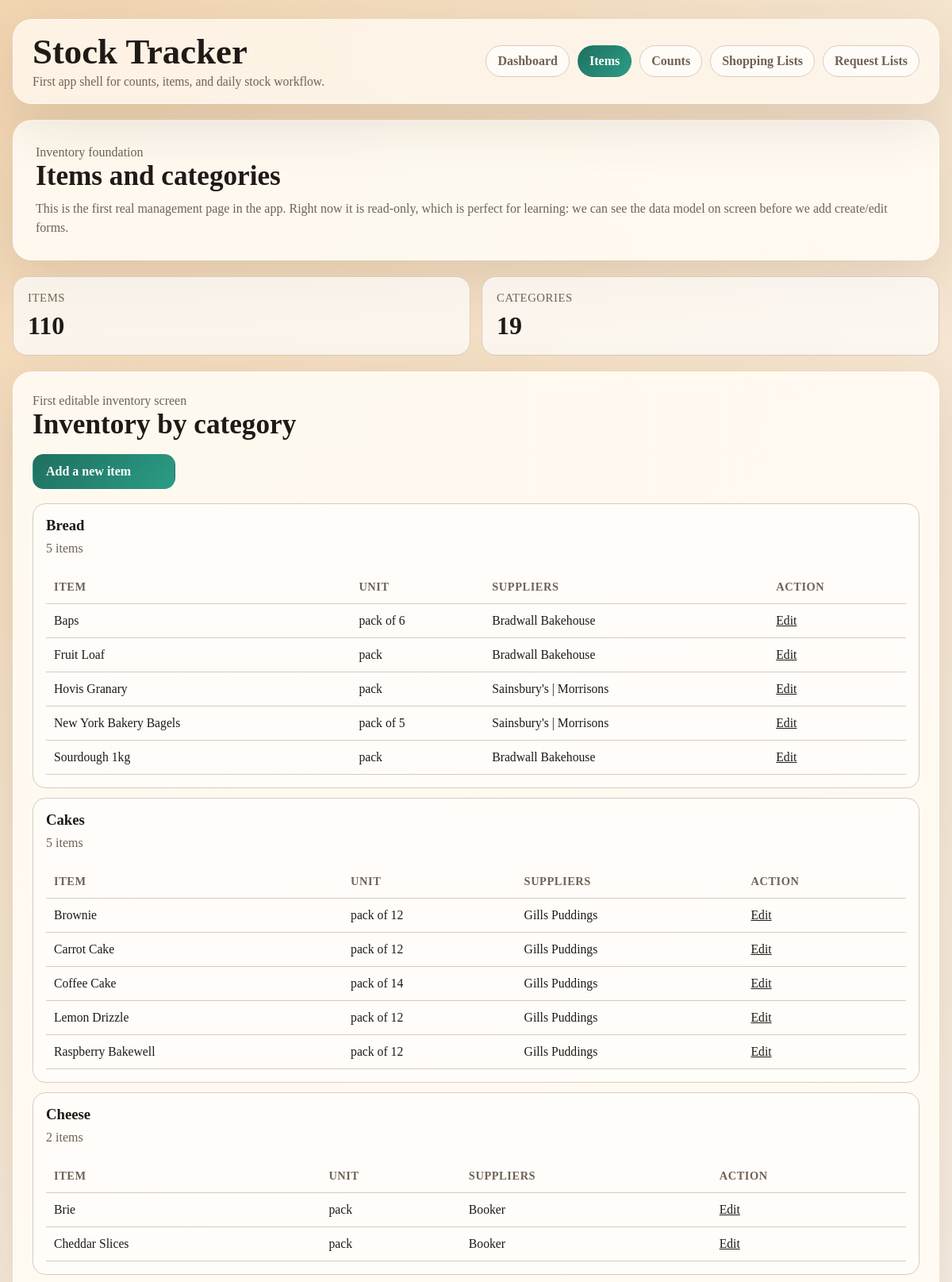
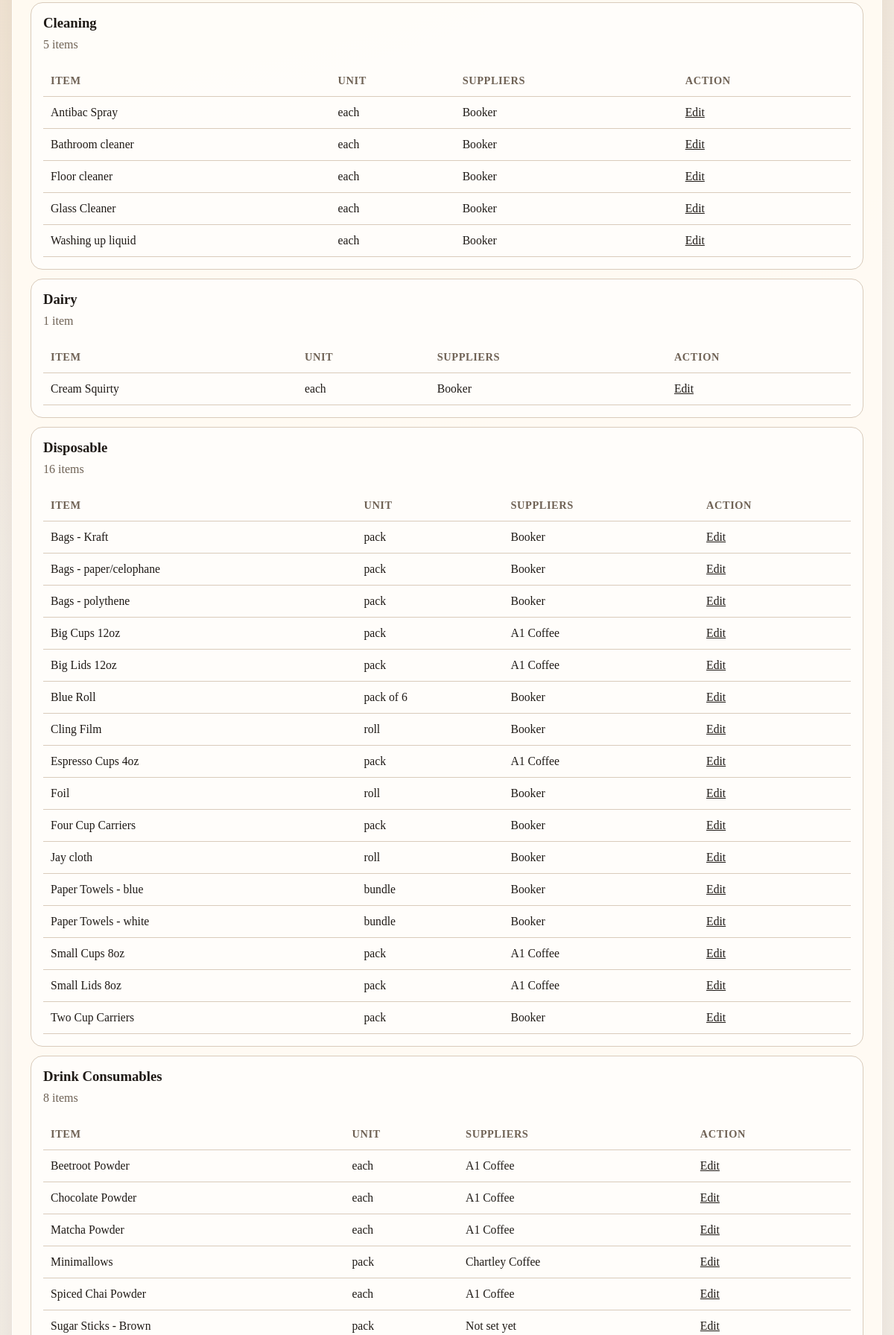
/items (upper part), run on the app's committed database (2 pictures, top to bottom).
### tables this page shows
CREATE TABLE items (
    id INTEGER PRIMARY KEY AUTOINCREMENT,
    name TEXT NOT NULL UNIQUE,
    category TEXT NOT NULL,
    base_unit TEXT NOT NULL,
    supplier_id INTEGER,
    FOREIGN KEY (supplier_id) REFERENCES suppliers(id)
);

### src/stock/web.py (the view)
@app.get("/items")
def items():
    rows = get_items_with_suppliers()
    grouped_items: dict[str, list] = {}
    for row in rows:
        grouped_items.setdefault(str(row["category"]), []).append(row)
    return render_template(
        "items.html",
        grouped_items=grouped_items,
        item_count=len(rows),
        category_count=len(grouped_items),
    )

### src/stock/db.py (called while the page is built)
def get_conn():
    conn = sqlite3.connect(DB_PATH)
    conn.row_factory = sqlite3.Row
    conn.execute("PRAGMA foreign_keys = ON;")
    return conn

### src/stock/web.py (called while the page is built)
@app.context_processor
def inject_nav_state():
    path = request.path
    if path.startswith("/items"):
        active_page = "items"
    elif path.startswith("/counts"):
        active_page = "counts"
    elif path.startswith("/shopping-lists"):
        active_page = "shopping_lists"
    elif path.startswith("/request-lists"):
        active_page = "request_lists"
    else:
        active_page = "dashboard"
    return {"active_page": active_page}

### templates/items.html (shortened to what this page needs)
{% extends "base.html" %}
{% block content %}
  <section class="hero">
    <p class="eyebrow">Inventory foundation</p>
    <h2>Items and categories</h2>
    <p>
      This is the first real management page in the app. Right now it is read-only, which is perfect for learning:
      we can see the data model on screen before we add create/edit forms.
    </p>
  </section>
  <section class="metrics">
    <article class="metric">
      <div class="metric-label">Items</div>
      <div class="metric-value">{{ item_count }}</div>
    </article>
    <article class="metric">
      <div class="metric-label">Categories</div>
      <div class="metric-value">{{ category_count }}</div>
    </article>
  </section>
  <section class="panel">
    <p class="eyebrow">First editable inventory screen</p>
    <h2>Inventory by category</h2>
    <div class="actions-row">
      <a class="button-link primary" href="/items/new">Add a new item</a>
    </div>
    {% if grouped_items %}
      <div class="category-list">
        {% for category, rows in grouped_items.items() %}
          <article class="category-card">
            <h3 style="margin:0 0 6px;">{{ category }}</h3>
            <p class="eyebrow">{{ rows|length }} item{% if rows|length != 1 %}s{% endif %}</p>
            <table>
              <thead>
                <tr>
                  <th>Item</th>
                  <th>Unit</th>
                  <th>Suppliers</th>
                  <th>Action</th>
                </tr>
              </thead>
              <tbody>
                {% for row in rows %}
                  <tr>
                    <td>{{ row["name"] }}</td>
                    <td>{{ row["base_unit"] }}</td>
                    <td>{{ row["suppliers"] or "Not set yet" }}</td>
                    <td><a href="/items/{{ row['id'] }}/edit">Edit</a></td>
                  </tr>
                {% endfor %}
              </tbody>
            </table>
          </article>
        {% endfor %}
      </div>
    {% else %}
      <div class="empty-state">
        No items found yet.
        <br>
        <a href="/items/new">Create your first item</a>
      </div>
    {% endif %}
  </section>
{% endblock %}

### templates/base.html (style rules this page uses)
:root { --bg: #f4efe7; --panel: rgba(255, 251, 244, 0.92); --ink: #1f1a16; --muted: #6f6255; --line: #d9cbbb; --accent: #1f6f5f; --accent-soft: #d8efe8; --warn: #fff0df; --danger: #a93b24; --success: #176646; --shadow: 0 24px 70px rgba(70, 51, 31, 0.12); }
* { box-sizing: border-box; }
body { margin: 0; color: var(--ink); background: radial-gradient(circle at top left, rgba(235, 183, 117, 0.5) 0, transparent 28%), radial-gradient(circle at bottom right, rgba(62, 145, 123, 0.18) 0, transparent 24%), linear-gradient(180deg, #f8f3ec 0%, var(--bg) 100%); font-family: Georgia, "Times New Roman", serif; min-height: 100vh; }
a { color: inherit; }
.hero, .panel { background: var(--panel); border: 1px solid rgba(255,255,255,0.58); border-radius: 24px; box-shadow: var(--shadow); }
.hero { padding: 28px; }
.hero h2, .panel h2 { margin: 0 0 10px; font-size: clamp(1.5rem, 3vw, 2.2rem); line-height: 1.05; }
.hero p, .panel p { margin: 0; color: var(--muted); font-size: 1rem; line-height: 1.5; }
.metrics { display: grid; grid-template-columns: repeat(auto-fit, minmax(180px, 1fr)); gap: 14px; }
.metric { padding: 18px; border-radius: 18px; background: rgba(255,255,255,0.7); border: 1px solid var(--line); }
.metric-label { color: var(--muted); font-size: 0.92rem; text-transform: uppercase; letter-spacing: 0.04em; }
.metric-value { margin-top: 8px; font-size: 2rem; font-weight: 700; }
.panel { padding: 24px; }
.history-list, .category-list, .actions-row { display: grid; gap: 12px; margin-top: 18px; }
.actions-row { grid-template-columns: repeat(auto-fit, minmax(180px, max-content)); align-items: center; }
.history-item, .category-card { padding: 16px; border-radius: 16px; border: 1px solid var(--line); background: rgba(255,255,255,0.62); }
.history-meta, .eyebrow { color: var(--muted); font-size: 0.95rem; }
table { width: 100%; border-collapse: collapse; margin-top: 16px; font-size: 0.98rem; }
th, td { text-align: left; padding: 12px 10px; border-bottom: 1px solid var(--line); vertical-align: top; }
th { color: var(--muted); font-size: 0.9rem; text-transform: uppercase; letter-spacing: 0.04em; }
.button-link { display: inline-block; text-decoration: none; padding: 12px 16px; border-radius: 14px; font-weight: 700; border: 1px solid var(--line); background: rgba(255,255,255,0.78); }
.button-link.primary { color: white; border-color: transparent; background: linear-gradient(135deg, var(--accent), #2b9d86); }

### data on the page
items: category "Bread", rows "5", name "Baps", base_unit "pack of 6", row "Bradwall Bakehouse"
items: name "Fruit Loaf", base_unit "pack", row "Bradwall Bakehouse"
items: name "Hovis Granary", base_unit "pack", row "Sainsbury's | Morrisons"
items: name "New York Bakery Bagels", base_unit "pack of 5", row "Sainsbury's | Morrisons"
items: name "Sourdough 1kg", base_unit "pack", row "Bradwall Bakehouse"
items: category "Cakes", rows "5", name "Brownie", base_unit "pack of 12", row "Gills Puddings"
items: name "Carrot Cake", base_unit "pack of 12", row "Gills Puddings"
items: name "Coffee Cake", base_unit "pack of 14", row "Gills Puddings"
items: name "Lemon Drizzle", base_unit "pack of 12", row "Gills Puddings"
items: name "Raspberry Bakewell", base_unit "pack of 12", row "Gills Puddings"
items: category "Cheese", rows "2", name "Brie", base_unit "pack", row "Booker"
items: name "Cheddar Slices", base_unit "pack", row "Booker"
items: category "Cleaning", rows "5", name "Antibac Spray", base_unit "each", row "Booker"
items: name "Bathroom cleaner", base_unit "each", row "Booker"
items: name "Floor cleaner", base_unit "each", row "Booker"
items: name "Glass Cleaner", base_unit "each", row "Booker"
items: name "Washing up liquid", base_unit "each", row "Booker"
items: category "Dairy", rows "1", name "Cream Squirty", base_unit "each", row "Booker"
items: category "Disposable", rows "16", name "Bags - Kraft", base_unit "pack", row "Booker"
items: name "Bags - paper/celophane", base_unit "pack", row "Booker"
items: name "Bags - polythene", base_unit "pack", row "Booker"
items: name "Big Cups 12oz", base_unit "pack", row "A1 Coffee"
items: name "Big Lids 12oz", base_unit "pack", row "A1 Coffee"
items: name "Blue Roll", base_unit "pack of 6", row "Booker"
items: name "Cling Film", base_unit "roll", row "Booker"
items: name "Espresso Cups 4oz", base_unit "pack", row "A1 Coffee"
items: name "Foil", base_unit "roll", row "Booker"
items: name "Four Cup Carriers", base_unit "pack", row "Booker"
items: name "Jay cloth", base_unit "roll", row "Booker"
items: name "Paper Towels - blue", base_unit "bundle", row "Booker"
items: name "Paper Towels - white", base_unit "bundle", row "Booker"
items: name "Small Cups 8oz", base_unit "pack", row "A1 Coffee"
items: name "Small Lids 8oz", base_unit "pack", row "A1 Coffee"
items: name "Two Cup Carriers", base_unit "pack", row "Booker"
items: category "Drink Consumables", rows "8", name "Beetroot Powder", base_unit "each", row "A1 Coffee"
items: name "Chocolate Powder", base_unit "each", row "A1 Coffee"
items: name "Matcha Powder", base_unit "each", row "A1 Coffee"
items: name "Minimallows", base_unit "pack", row "Chartley Coffee"
items: name "Spiced Chai Powder", base_unit "each", row "A1 Coffee"
items: name "Sugar Sticks - Brown", base_unit "pack", row "Not set yet"

### other printed values
{{ item_count }} "110"
{{ category_count }} "19"
